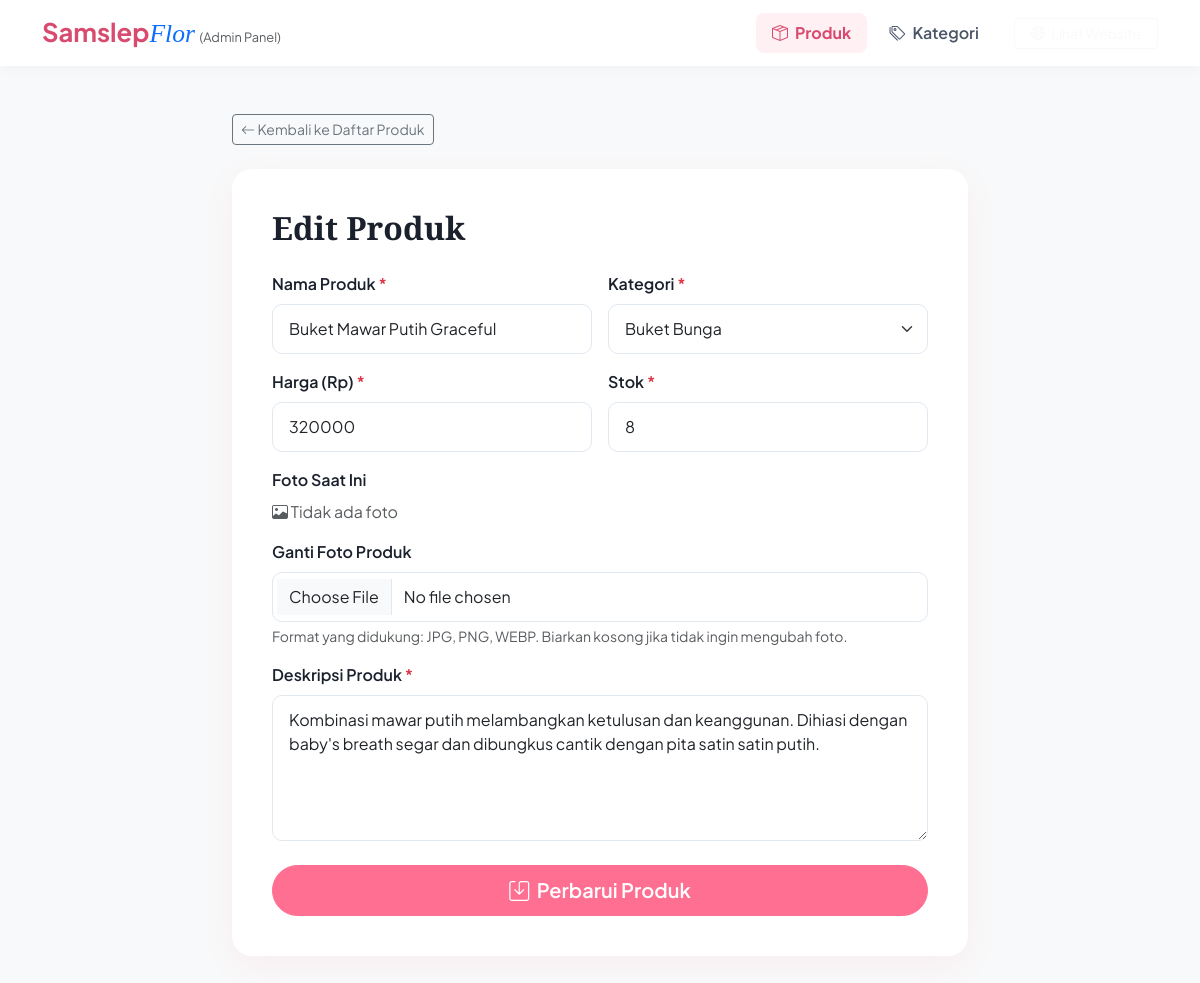
The page /admin/edit_produk.php?id=2 on the database its author committed.
### tables this page shows
CREATE TABLE IF NOT EXISTS produk (
    id_produk INT AUTO_INCREMENT PRIMARY KEY,
    id_kategori INT,
    nama_produk VARCHAR(150) NOT NULL,
    deskripsi TEXT NOT NULL,
    harga INT NOT NULL,
    stok INT NOT NULL,
    gambar VARCHAR(255) NOT NULL,
    FOREIGN KEY (id_kategori) REFERENCES kategori(id_kategori) ON DELETE CASCADE
);

### admin/edit_produk.php (the view, shortened to what this page needs)
<?php
include '../koneksi.php';
$id_produk = isset($_GET['id']) ? (int)$_GET['id'] : 0;
$query_prod = mysqli_query($koneksi, "SELECT * FROM produk WHERE id_produk = $id_produk");
$prod = mysqli_fetch_assoc($query_prod);
include 'header.php';
?>
<div class="row justify-content-center">
    <div class="col-lg-8">
        <div class="mb-4">
            <a href="index.php" class="btn btn-outline-secondary btn-sm">
                <i class="bi bi-arrow-left"></i> Kembali ke Daftar Produk
            </a>
        </div>
        <div class="form-card">
            <h2 class="display-font fw-bold mb-4">Edit Produk</h2>
            <form action="edit_produk.php?id=<?php echo $id_produk; ?>" method="POST" enctype="multipart/form-data">
                <div class="row g-3">
                    <div class="col-md-6">
                        <label class="form-label" for="nama_produk">Nama Produk <span class="text-danger">*</span></label>
                        <input type="text" class="form-control" id="nama_produk" name="nama_produk" value="<?php echo htmlspecialchars($prod['nama_produk']); ?>" required>
                    </div>
                    <div class="col-md-6">
                        <label class="form-label" for="id_kategori">Kategori <span class="text-danger">*</span></label>
                        <select class="form-select" id="id_kategori" name="id_kategori" required>
                            <?php
                            $query_kat = mysqli_query($koneksi, "SELECT * FROM kategori");
                            while ($kat = mysqli_fetch_assoc($query_kat)) {
                                $selected = ($kat['id_kategori'] == $prod['id_kategori']) ? 'selected' : '';
                                echo '<option value="' . $kat['id_kategori'] . '" ' . $selected . '>' . htmlspecialchars($kat['nama_kategori']) . '</option>';
                            }
                            ?>
                        </select>
                    </div>
                    <div class="col-md-6">
                        <label class="form-label" for="harga">Harga (Rp) <span class="text-danger">*</span></label>
                        <input type="number" class="form-control" id="harga" name="harga" value="<?php echo $prod['harga']; ?>" min="0" required>
                    </div>
                    <div class="col-md-6">
                        <label class="form-label" for="stok">Stok <span class="text-danger">*</span></label>
                        <input type="number" class="form-control" id="stok" name="stok" value="<?php echo $prod['stok']; ?>" min="0" required>
                    </div>
                    <div class="col-12">
                        <label class="form-label d-block">Foto Saat Ini</label>
                        <div class="mb-3">
                            <?php if (!empty($prod['gambar']) && file_exists('../uploads/' . $prod['gambar'])): ?>
                                <div class="admin-thumbnail-wrapper" style="width: 120px; height: 120px;">
                                    <img src="../uploads/<?php echo htmlspecialchars($prod['gambar']); ?>" alt="Foto Produk" class="admin-thumbnail">
                                </div>
                            <?php else: ?>
                                <span class="text-muted italic"><i class="bi bi-image"></i> Tidak ada foto</span>
                            <?php endif; ?>
                        </div>
                        <label class="form-label" for="gambar">Ganti Foto Produk</label>
                        <input type="file" class="form-control" id="gambar" name="gambar" accept="image/*">
                        <div class="form-text text-muted">Format yang didukung: JPG, PNG, WEBP. Biarkan kosong jika tidak ingin mengubah foto.</div>
                    </div>
                    <div class="col-12">
                        <label class="form-label" for="deskripsi">Deskripsi Produk <span class="text-danger">*</span></label>
                        <textarea class="form-control" id="deskripsi" name="deskripsi" rows="5" required><?php echo htmlspecialchars($prod['deskripsi']); ?></textarea>
                    </div>
                    <div class="col-12 mt-4">
                        <button type="submit" name="submit" class="btn btn-primary btn-lg w-100">
                            <i class="bi bi-save me-1"></i> Perbarui Produk
                        </button>
                    </div>
                </div>
            </form>
        </div>
    </div>
</div>
<?php
include 'footer.php';
?>

### css/style.css (style rules this page uses)
:root { --primary: #ff6f91; --primary-light: #fff0f3; --primary-dark: #d84b6f; --secondary: #4a5568; --dark: #1a202c; --light-bg: #fffbfb; --white: #ffffff; --accent: #ffd3b6; --transition: all 0.3s cubic-bezier(0.4, 0, 0.2, 1); --shadow: 0 10px 30px rgba(255, 111, 145, 0.08); --shadow-hover: 0 20px 40px rgba(255, 111, 145, 0.15); }
body { font-family: 'Plus Jakarta Sans', sans-serif; background-color: var(--light-bg); color: var(--secondary); overflow-x: hidden; }
h1, h2, h3, h4, h5, h6, .display-font { font-family: 'Playfair Display', serif; color: var(--dark); font-weight: 700; }
.btn-primary { background-color: var(--primary); border-color: var(--primary); font-weight: 600; padding: 0.6rem 1.5rem; border-radius: 30px; transition: var(--transition); }
.form-card { background-color: var(--white); border-radius: 20px; padding: 2.5rem; box-shadow: var(--shadow); }
.form-control, .form-select { border-radius: 10px; border: 1px solid #e2e8f0; padding: 0.75rem 1rem; transition: var(--transition); }
.form-label { font-weight: 600; color: var(--dark); margin-bottom: 0.5rem; }

### rows shown on the page
produk: nama_produk "Buket Mawar Putih Graceful", harga "320000", stok "8", deskripsi "Kombinasi mawar putih melambangkan ketulusan dan keanggunan. Dihiasi dengan baby's breath segar dan dibungkus cantik dengan pita satin satin putih."

### other values the page prints
form field id_kategori "Buket Bunga"
